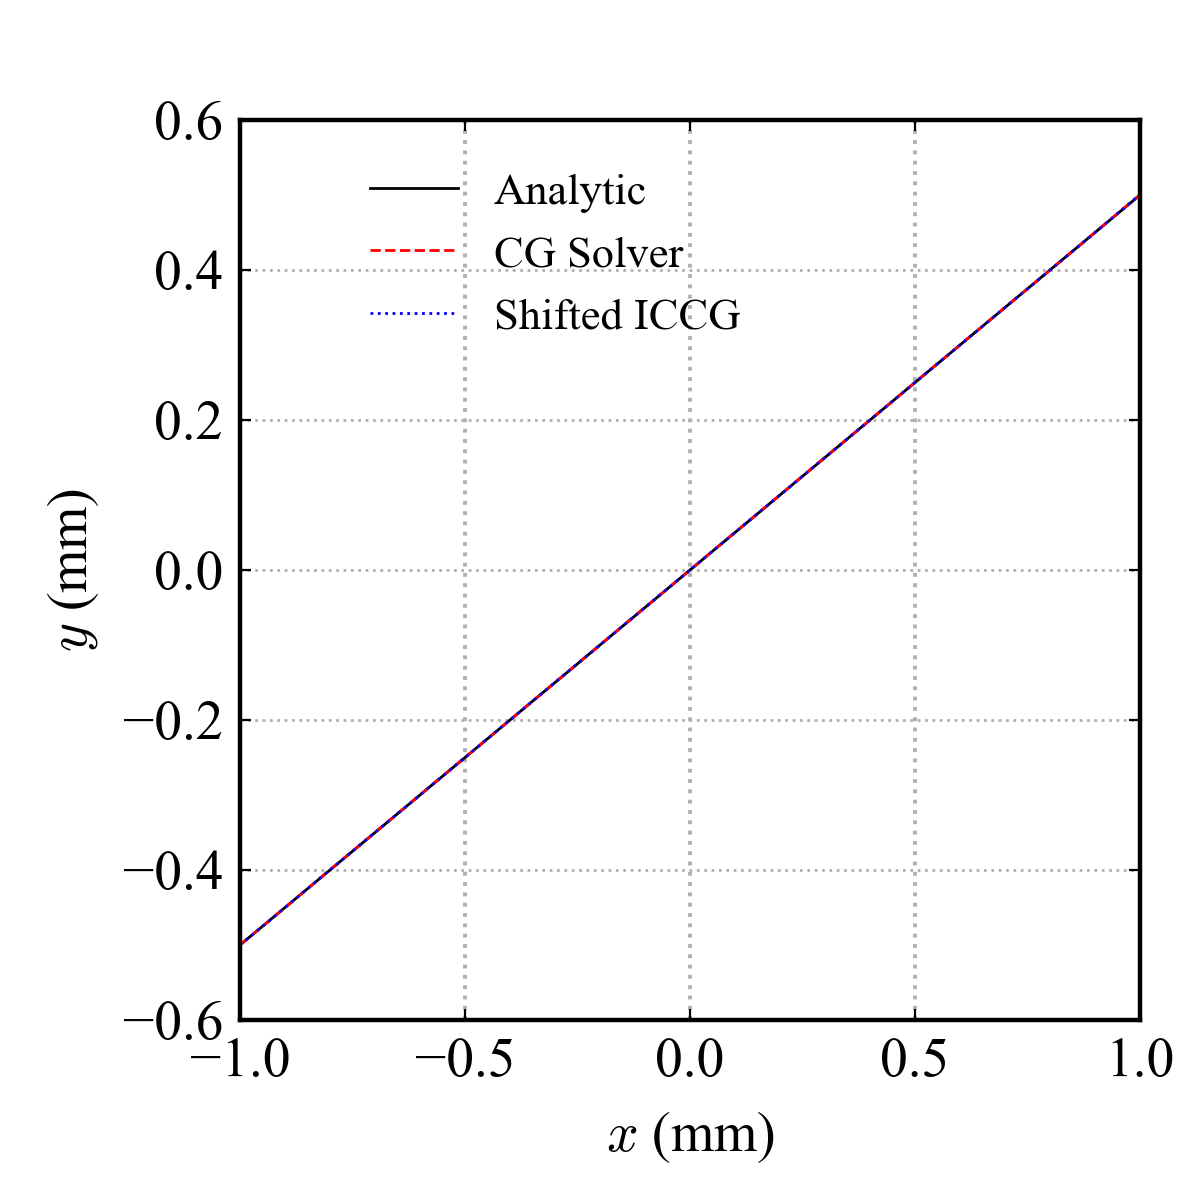

This chart was generated by the following Python code:
import os, sys
os.system('taskkill.exe /f /im i_view64.exe')

from SparseMatPy import *
from netgen.occ import *
from ngsolve import *
from numpy import *

cyl = Cylinder(Pnt(0,0,0), Z, r=1.0, h=1.0).bc("S_side")
cyl.mat("cyl")
cyl.faces.Min(Z).name="S_bottom"
cyl.faces.Max(Z).name="S_top"

geo = OCCGeometry(cyl)
mesh = Mesh(geo.GenerateMesh(maxh=0.2))
mesh.Curve(4)
mesh.GetMaterials(), mesh.GetBoundaries()

order = 2
fes = HCurl(mesh, order=order, dirichlet="S_side|S_bottom|S_top", type1=True, nograds = False)
print ("Hcurl_ndof =", fes.ndof)

u = fes.TrialFunction()
v = fes.TestFunction()

r = 1.0
h = 0.2
mu = 4*pi*1e-7
J = CoefficientFunction((0,0,1))

a = BilinearForm(fes)
a += 1/mu*curl(u)*curl(v)*dx
a += 1e-6/mu*u*v*dx

f = LinearForm(fes)
f += v*J * dx

gfA = GridFunction(fes)

with TaskManager():
	c = Preconditioner(a, type="local")
	a.Assemble()
	f.Assemble()

xx = linspace(-r,r,100)
solvers.CG(sol=gfA.vec, rhs=f.vec, mat=a.mat, pre=c.mat, tol=1e-12, printrates=False, maxsteps=1000)
H = curl(gfA)/mu
Hy1 = array([H[1](mesh(xi, 0.0, 0.1)) for xi in xx])

import scipy.sparse as sp
A = sp.csr_matrix (a.mat.CSR())
Acut = A[:,fes.FreeDofs()][fes.FreeDofs(),:]
fcut = array(f.vec.FV())[fes.FreeDofs()]
ucut = array(f.vec.FV(), copy=True)[fes.FreeDofs()]

rows, cols = Acut.nonzero()
vals = Acut[rows, cols]
vals = ravel(vals)
mat = SparseMat(rows, cols, vals, len(fcut))
tol = 1e-8
max_iter = 2000
acc = 1.15
is_diag_scale=True
is_save_best=True
is_save_residual_log=True
diverge_judge_type=1
bad_div_val=100
bad_div_count_thres=100
x = ICCG(tol, max_iter, acc, mat, fcut, ucut, is_diag_scale, is_save_best, is_save_residual_log, diverge_judge_type, bad_div_val, bad_div_count_thres)
#x = ICCG(1e-8, 2000, 1.15, mat, fcut, ucut, True, True, True, 1, 100.0, bad_div_count_thres=100)
array(gfA.vec.FV(), copy=False)[fes.FreeDofs()] = ucut

H = curl(gfA)/mu
Hy2 = array([H[1](mesh(xi, 0.0, 0.1)) for xi in xx])

from matplotlib.font_manager import FontProperties
import matplotlib.pyplot as plt
import matplotlib

matplotlib.rc('mathtext', **{'rm':'serif','it':'serif:italic','bf':'serif:bold','fontset':'cm'})
plt.figure(figsize=(3,3),dpi=400)
ax = plt.axes([0.20,0.15,0.75,0.75])
ax.set_xlim(-r,r)
ax.set_ylim(-0.6,0.6)
ax.set_xlabel('${\\it x}$ (mm)',fontname='times new roman')
ax.set_ylabel('${\\it y}$ (mm)',fontname='times new roman')

ax.plot(xx,xx/2,'k-',linewidth=0.5);
ax.plot(xx,Hy1,'r--',linewidth=0.5);
ax.plot(xx,Hy2,'b:',linewidth=0.5);

ax.xaxis.grid(True, which='major', linestyle=':', linewidth=0.7)
ax.xaxis.grid(True, which='minor', linestyle=':', linewidth=0.5)
ax.yaxis.grid(True, which='major', linestyle=':', linewidth=0.5)
ax.yaxis.grid(True, which='minor', linestyle=':', linewidth=0.5)
ax.tick_params(left=True, right=True, top=True, bottom=True, which="major", direction='in', length=2 ,width=0.4, pad=3)

plt.setp(ax.get_xticklabels(),fontname='times new roman')
plt.setp(ax.get_yticklabels(),fontname='times new roman')

ax.legend(['Analytic', 'CG Solver', 'Shifted ICCG'], frameon=False, bbox_to_anchor=(0.35,0.85),loc='center',framealpha=0.0,fancybox='none',edgecolor='none',prop={"family":'Times New Roman',"size":8})



FileName = os.path.basename(__file__).replace(".py",".png")
plt.savefig(FileName)
os.startfile(FileName)
